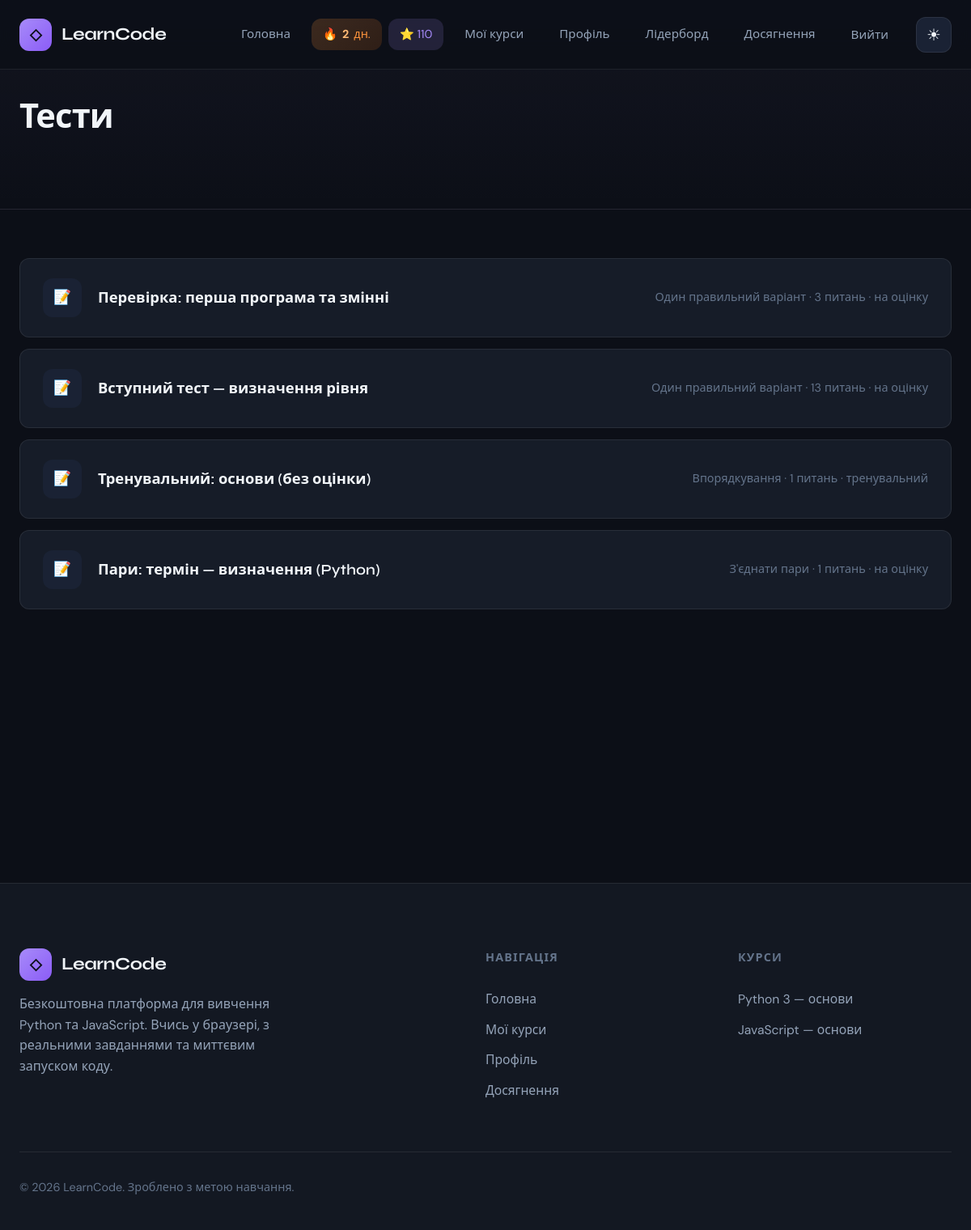
The app's page /quizzes/ (signed in) with its own data.
### courses/models.py (models this page shows, shortened)
class Quiz(models.Model):
    QUIZ_TYPES = [
        ('single_choice', 'Один правильний варіант'),
        ('multiple_choice', 'Кілька правильних'),
        ('true_false', 'Так / Ні'),
        ('flashcard', 'Картки (питання–відповідь)'),
        ('match_pairs', 'З\'єднати пари'),
        ('ordering', 'Впорядкування'),
        ('fill_blank', 'Пропущене слово / код'),
    ]
    lesson = models.ForeignKey(
        'Lesson', on_delete=models.CASCADE, null=True, blank=True, related_name='quizzes'
    )
    course = models.ForeignKey(
        'Course', on_delete=models.CASCADE, null=True, blank=True, related_name='quizzes'
    )
    title = models.CharField('Назва', max_length=200)
    quiz_type = models.CharField('Тип', max_length=20, choices=QUIZ_TYPES)
    is_practice = models.BooleanField('Тренувальний режим (без оцінки)', default=False)
    is_placement = models.BooleanField('Вступний тест (визначення рівня)', default=False)
    points_per_question = models.PositiveIntegerField('Балів за питання', default=10)
    order = models.PositiveIntegerField('Порядок', default=0)
    is_published = models.BooleanField('Опубліковано', default=True)
    created_at = models.DateTimeField(auto_now_add=True)
    class Meta:
        ordering = ['order', 'title']
        verbose_name = 'Тест'
        verbose_name_plural = 'Тести'
    def question_count(self):
        return self.questions.count()

class Course(models.Model):
    LANG_CHOICES = [
        ('python', 'Python'),
        ('javascript', 'JavaScript'),
    ]
    title = models.CharField('Назва', max_length=200)
    slug = models.SlugField(unique=True)
    language = models.CharField('Мова', max_length=20, choices=LANG_CHOICES)
    short_description = models.CharField('Короткий опис', max_length=300)
    description = models.TextField('Опис')
    duration_hours = models.PositiveIntegerField('Тривалість (год)', default=24)
    level = models.CharField('Рівень', max_length=50, default='Початковий')
    order = models.PositiveIntegerField('Порядок', default=0)
    icon = models.CharField('Іконка/емодзі', max_length=10, default='🐍')
    color = models.CharField('Колір (hex)', max_length=7, default='#3776ab')  # Python blue / JS yellow
    is_published = models.BooleanField('Опубліковано', default=True)
    created_at = models.DateTimeField(auto_now_add=True)
    class Meta:
        ordering = ['order', 'title']
        verbose_name = 'Курс'
        verbose_name_plural = 'Курси'

### courses/views.py (the view)
# urls.py: path('quizzes/', views.quiz_list, name='quiz_list'),
@login_required
def quiz_list(request, course_slug=None):
    if course_slug:
        course = get_object_or_404(Course, slug=course_slug, is_published=True)
        quizzes = course.quizzes.filter(is_published=True).order_by('order')
        return render(request, 'courses/quiz_list.html', {'course': course, 'quizzes': quizzes})
    quizzes = Quiz.objects.filter(is_published=True).order_by('course__order', 'order')
    return render(request, 'courses/quiz_list.html', {'quizzes': quizzes, 'course': None})

### courses/context_processors.py (called while the page is built)
def courses_list(request):
    return {
        'courses_list': Course.objects.filter(is_published=True).order_by('order')[:5],
    }

def user_profile(request):
    if not request.user.is_authenticated:
        return {'user_streak': 0, 'user_points': 0}
    try:
        profile = GameProfile.objects.get(user=request.user)
        return {'user_streak': profile.streak_days, 'user_points': profile.points}
    except GameProfile.DoesNotExist:
        return {'user_streak': 0, 'user_points': 0}

### templates/courses/quiz_list.html (shortened to what this page needs)
{% extends 'base.html' %}
{% block content %}
<section class="page-hero">
  <div class="container">
    <h1>Тести</h1>
  </div>
</section>
<section class="lessons-section">
  <div class="container">
    <ul class="lessons-list">
      {% for quiz in quizzes %}
      <li class="lesson-item reveal">
        <a href="{% url 'quiz_take' quiz_id=quiz.id %}">
          <span class="lesson-num">📝</span>
          <h3>{{ quiz.title }}</h3>
          <span class="lesson-duration">{{ quiz.get_quiz_type_display }} · {{ quiz.question_count }} питань · {% if quiz.is_practice %}тренувальний{% else %}на оцінку{% endif %}</span>
        </a>
      </li>
      {% empty %}
      <li class="lesson-item">
        <p style="margin: 0; padding: 24px; color: var(--text-secondary);">Тестів поки немає.</p>
      </li>
      {% endfor %}
    </ul>
  </div>
</section>
{% endblock %}

### templates/base.html (shortened to what this page needs)
{% load static %}
<!DOCTYPE html>
<html lang="uk" data-theme="dark">
<head>
  <link rel="stylesheet" href="{% static 'css/main.css' %}">
</head>
<body>
  <header class="site-header" id="site-header">
    <div class="container header-inner">
      <a href="{% url 'home' %}" class="logo">
        <span class="logo-icon">◇</span>
        <span class="logo-text">LearnCode</span>
      </a>
      <nav class="nav" id="nav">
        <a href="{% url 'home' %}">Головна</a>
        {% if user.is_authenticated %}
        <span class="header-streak" title="Вогник: дні навчання поспіль">🔥 <strong>{{ user_streak }}</strong> дн.</span>
        <span class="header-points" title="Нараховані бали">⭐ {{ user_points }}</span>
        <a href="{% url 'course_list' %}">Мої курси</a>
        <a href="{% url 'dashboard' %}">Профіль</a>
        <a href="{% url 'leaderboard' %}">Лідерборд</a>
        <a href="{% url 'achievements_list' %}">Досягнення</a>
        <form method="post" action="{% url 'logout' %}" class="nav-logout-form">
          <button type="submit" class="nav-logout-btn">Вийти</button>
        </form>
        {% else %}
        <a href="{% url 'login' %}">Увійти</a>
        <a href="{% url 'register' %}">Реєстрація</a>
        {% endif %}
        <button type="button" class="theme-toggle" id="theme-toggle" aria-label="Світлий режим">
          <span class="theme-icon theme-icon-sun" aria-hidden="true">☀</span>
        </button>
      </nav>
    </div>
  </header>
  <main class="main-content">
    {% block content %}{% endblock %}
  </main>
  <footer class="site-footer">
    <div class="container">
      <div class="footer-grid">
        <div class="footer-brand">
          <a href="{% url 'home' %}" class="logo">
            <span class="logo-icon">◇</span>
            <span class="logo-text">LearnCode</span>
          </a>
          <p>Безкоштовна платформа для вивчення Python та JavaScript. Вчись у браузері, з реальними завданнями та миттєвим запуском коду.</p>
        </div>
        <div class="footer-col">
          <h4>Навігація</h4>
          <ul>
            <li><a href="{% url 'home' %}">Головна</a></li>
            {% if user.is_authenticated %}
            <li><a href="{% url 'course_list' %}">Мої курси</a></li>
            <li><a href="{% url 'dashboard' %}">Профіль</a></li>
            <li><a href="{% url 'achievements_list' %}">Досягнення</a></li>
            {% else %}
            <li><a href="{% url 'login' %}">Увійти</a></li>
            <li><a href="{% url 'register' %}">Реєстрація</a></li>
            {% endif %}
          </ul>
        </div>
        <div class="footer-col">
          <h4>Курси</h4>
          <ul>
            {% for c in courses_list %}
            <li><a href="{% if user.is_authenticated %}{% url 'course_detail' slug=c.slug %}{% else %}{% url 'register' %}{% endif %}">{{ c.title }}</a></li>
            {% empty %}
            <li><a href="{% url 'home' %}#courses">Python та JavaScript</a></li>
            {% endfor %}
          </ul>
        </div>
      </div>
      <div class="footer-bottom">
        <p class="footer-copy">© 2026 LearnCode. Зроблено з метою навчання.</p>
      </div>
    </div>
  </footer>
</body>
</html>

### records on screen
Quiz: title "Перевірка: перша програма та змінні", quiz_type "Один правильний варіант", question_count "3", is_practice "на оцінку"
Quiz: title "Вступний тест — визначення рівня", quiz_type "Один правильний варіант", question_count "13", is_practice "на оцінку"
Quiz: title "Тренувальний: основи (без оцінки)", quiz_type "Впорядкування", question_count "1", is_practice "тренувальний"
Quiz: title "Пари: термін — визначення (Python)", quiz_type "З'єднати пари", question_count "1", is_practice "на оцінку"
Course: title "Python 3 — основи"
Course: title "JavaScript — основи"

### other values on screen
{{ user_streak }} "2"
{{ user_points }} "110"
